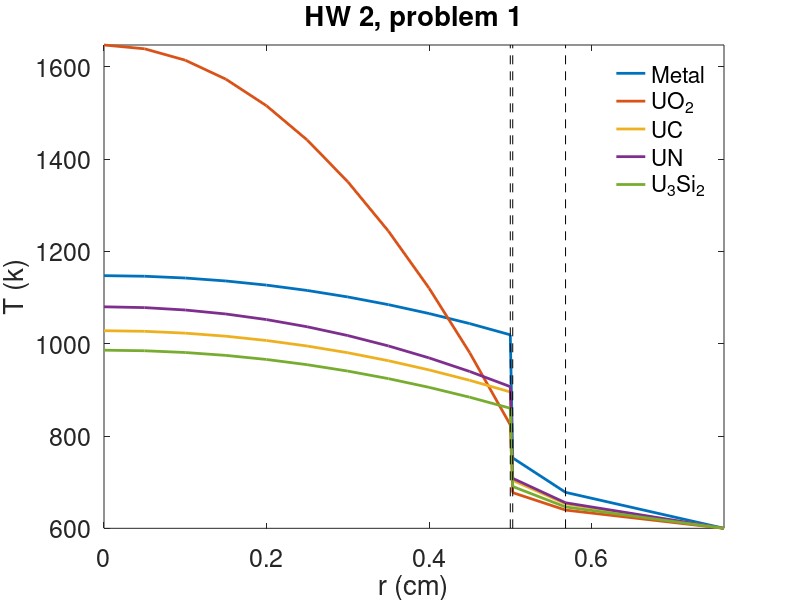
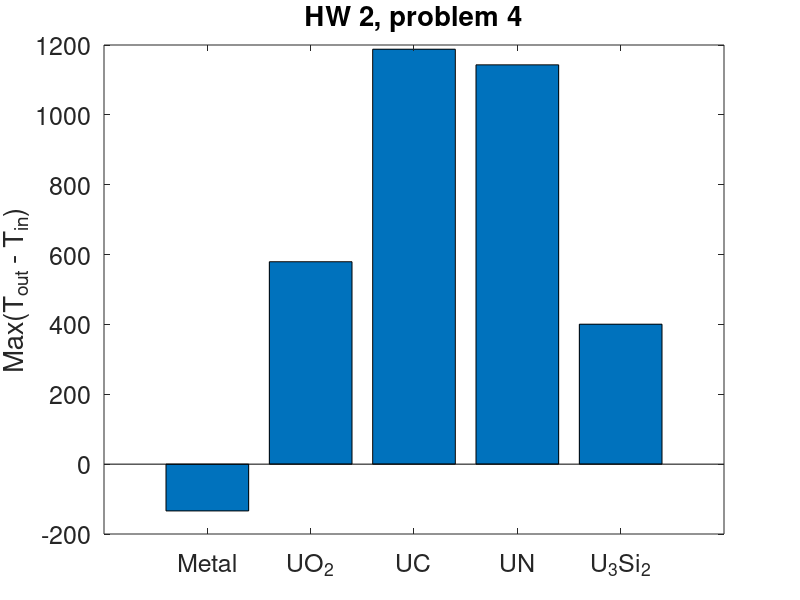

The MATLAB source for these figures, in order:
%Temperature profile in the fuel
clear
close all

Tcool = 600;
hcool = 2.5;
Rf = 0.5;
dc = 0.065;
dg = 30e-4;
kc = 0.17;
k = [0.38, 0.03, 0.25, 0.2, 0.23];
flux = 2.8e13;
q = 0.035;
MU = 235*q + 238*(1-q); %g U/mol
dU = [19.04, 9.65, 12.97, 13.52, 11.31];%g U/cm3
Na = 6.022e23; %atoms/mol
Ef = 3e-11; %J/s
crosssection = 5.5e-22; %cm2
y = 0.10;

NU = q*Na*dU/MU; %atoms/cm3;

%Calculate linear heat rate
Q = Ef*NU*flux*crosssection;
LHR = pi*Rf^2*Q;

%Temperature calc
%Coolant
TCO = Tcool + LHR/(2*pi*Rf*hcool);
%Clad
TCI = TCO + LHR*dc/(2*pi*Rf*kc);
%Gap 
kHe = 16e-6*TCI.^0.79;
kXe = 0.7e-6*TCI.^0.79;
kgap  = kHe.^(1-y).*kXe.^y;
hgap = kgap/dg;
Ts = TCI + LHR./(2*pi*Rf*hgap);
%Pellet
T0 = Ts + LHR./(4*pi*k);
r = (0:10)/10*Rf;
for i = 1:length(k)
Tf(i,:) = LHR(i)./(4*pi*k(i))*(1-r.^2./Rf.^2) + Ts(i);
end
temps = [Tf,TCI',TCO',Tcool*ones(size(TCO'))];
r = [r,Rf+dg,Rf+dg+dc,Rf+dg+dc*4];

figure(1)
set(gcf,'units','inches','position',[1,1,6,4])
plot(r,temps,'linewidth',2);
axis tight
xlabel('r (cm)')
ylabel('T (k)')
hold on
plot([Rf Rf],[min(temps(:)), max(temps(:))],'k--')
plot([Rf+dg Rf+dg],[min(temps(:)), max(temps(:))],'k--')
plot([Rf+dg+dc Rf+dg+dc],[min(temps(:)), max(temps(:))],'k--')
set(gca,'fontsize',18)
legend('Metal','UO_2','UC','UN','U_3Si_2');
legend boxoff
title('HW 2, problem 1')

%Problem 4
melting_temp = [1132 2865 2850 2860 1665]+273;
max_temp = melting_temp*0.7;
T_in = 570;
dT = max_temp - (T0-Tcool+T_in);
figure
bar(dT)
set(gca,'fontsize',18,'xticklabel',{'Metal','UO_2','UC','UN','U_3Si_2'})
ylabel('Max(T_{out} - T_{in})')
title('HW 2, problem 4')

